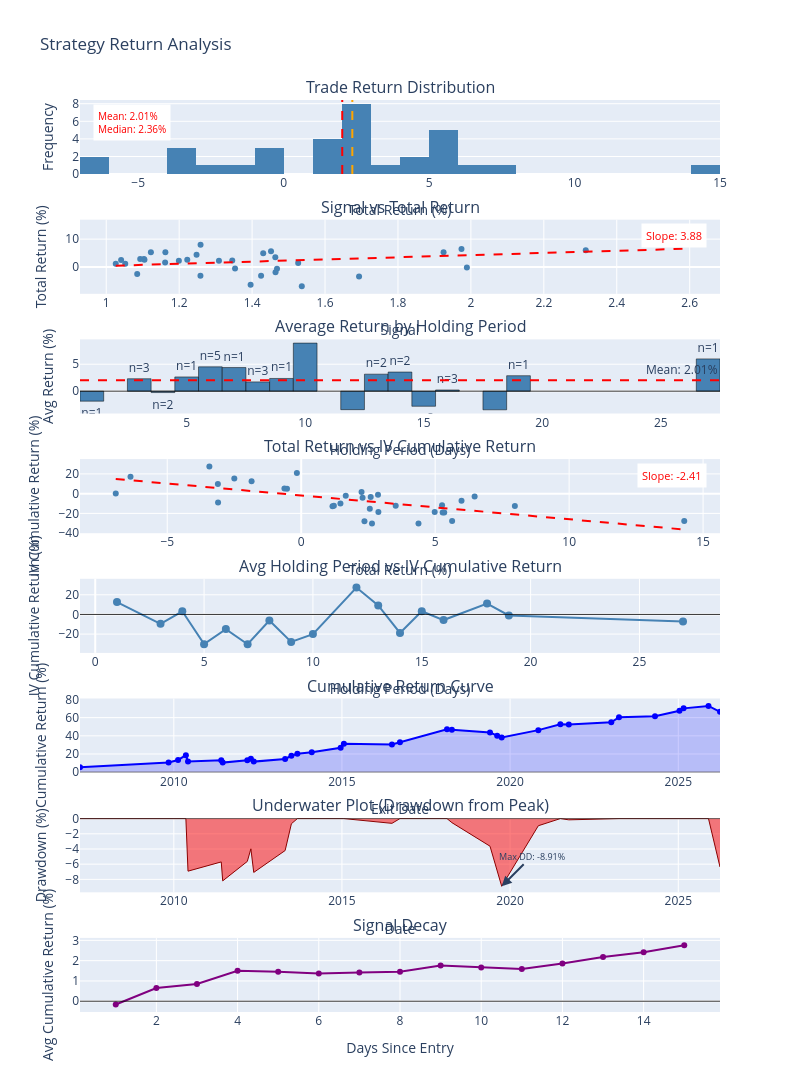

Notebook source saved alongside this figure:
### Code cell
trades,fig= strategy_return_distribution(df, position_scaling=True)
fig.show()

### Figure 1 — Plotly figure (JSON) as saved in the notebook; plotly's stock layout.template omitted (floating-point values rounded to 4 significant figures)
{"data": [{"hovertemplate": "Return: %{x:.2f}%<br>Count: %{y}<extra></extra>", "marker": {"color": "steelblue", "line": {"color": "black"}}, "name": "Returns", "nbinsx": 30, "type": "histogram", "x": [5.338, 5.257, 2.867, 5.279, -6.922, 1.219, -2.497, 2.56, 1.662, -3.11, 2.881, 3.527, 2.29, 1.464, 4.982, 4.377, -0.6254, 2.361, 14.3, -0.5308, -3.103, -3.428, -1.852, 7.974, 6.473, -0.1615, 2.252, 5.633, 1.168, 5.984, 2.594, 2.642, -6.371], "xaxis": "x", "yaxis": "y"}, {"hovertemplate": "Date: %{text}<br>Signal: %{x:.3f}<br>Return: %{y:.2f}%<extra></extra>", "marker": {"color": "steelblue", "line": {"color": "black"}}, "mode": "markers", "name": "Trades", "text": ["2007-03-02", "2009-10-30", "2010-01-28", "2010-05-06", "2010-05-19", "2011-05-23", "2011-06-01", "2012-03-06", "2012-04-09", "2012-05-14", "2013-04-18", "2013-06-21", "2013-08-27", "2014-01-24", "2014-12-15", "2015-01-15", "2016-06-24", "2016-09-13", "2018-02-05", "2018-03-22", "2019-05-13", "2019-08-02", "2019-10-01", "2020-10-28", "2021-06-17", "2021-09-17", "2022-12-19", "2023-03-15", "2024-04-17", "2024-12-18", "2025-02-24", "2025-11-20", "2026-03-12"], "type": "scatter", "x": [1.925, 1.122, 1.103, 1.162, 1.536, 1.026, 1.085, 1.041, 1.161, 1.258, 1.093, 1.464, 1.309, 1.526, 1.43, 1.248, 1.468, 1.346, 2.585, 1.353, 1.425, 1.693, 1.464, 1.259, 1.974, 1.989, 1.199, 1.452, 1.052, 2.315, 1.222, 1.105, 1.396], "xaxis": "x2", "y": [5.338, 5.257, 2.867, 5.279, -6.922, 1.219, -2.497, 2.56, 1.662, -3.11, 2.881, 3.527, 2.29, 1.464, 4.982, 4.377, -0.6254, 2.361, 14.3, -0.5308, -3.103, -3.428, -1.852, 7.974, 6.473, -0.1615, 2.252, 5.633, 1.168, 5.984, 2.594, 2.642, -6.371], "yaxis": "y2"}, {"line": {"color": "red", "dash": "dash"}, "mode": "lines", "name": "Trend (slope: 3.88)", "type": "scatter", "x": [1.026, 1.042, 1.058, 1.073, 1.089, 1.105, 1.121, 1.136, 1.152, 1.168, 1.184, 1.199, 1.215, 1.231, 1.247, 1.262, 1.278, 1.294, 1.31, 1.325, 1.341, 1.357, 1.373, 1.388, 1.404, 1.42, 1.436, 1.451, 1.467, 1.483, 1.499, 1.514, 1.53, 1.546, 1.562, 1.577, 1.593, 1.609, 1.624, 1.64, 1.656, 1.672, 1.687, 1.703, 1.719, 1.735, 1.75, 1.766, 1.782, 1.798, 1.813, 1.829, 1.845, 1.861, 1.876, 1.892, 1.908, 1.924, 1.939, 1.955, 1.971, 1.987, 2.002, 2.018, 2.034, 2.05, 2.065, 2.081, 2.097, 2.113, 2.128, 2.144, 2.16, 2.176, 2.191, 2.207, 2.223, 2.239, 2.254, 2.27, 2.286, 2.302, 2.317, 2.333, 2.349, 2.365, 2.38, 2.396, 2.412, 2.428, 2.443, 2.459, 2.475, 2.491, 2.506, 2.522, 2.538, 2.554, 2.569, 2.585], "xaxis": "x2", "y": [0.494, 0.5551, 0.6163, 0.6774, 0.7385, 0.7996, 0.8608, 0.9219, 0.983, 1.044, 1.105, 1.166, 1.228, 1.289, 1.35, 1.411, 1.472, 1.533, 1.594, 1.655, 1.717, 1.778, 1.839, 1.9, 1.961, 2.022, 2.083, 2.144, 2.206, 2.267, 2.328, 2.389, 2.45, 2.511, 2.572, 2.633, 2.695, 2.756, 2.817, 2.878, 2.939, 3.0, 3.061, 3.122, 3.184, 3.245, 3.306, 3.367, 3.428, 3.489, 3.55, 3.611, 3.673, 3.734, 3.795, 3.856, 3.917, 3.978, 4.039, 4.1, 4.162, 4.223, 4.284, 4.345, 4.406, 4.467, 4.528, 4.589, 4.651, 4.712, 4.773, 4.834, 4.895, 4.956, 5.017, 5.078, 5.14, 5.201, 5.262, 5.323, 5.384, 5.445, 5.506, 5.567, 5.629, 5.69, 5.751, 5.812, 5.873, 5.934, 5.995, 6.056, 6.118, 6.179, 6.24, 6.301, 6.362, 6.423, 6.484, 6.545], "yaxis": "y2"}, {"hovertemplate": "Holding: %{x} days<br>Avg Return: %{y:.2f}%<extra></extra>", "marker": {"color": "steelblue", "line": {"color": "black"}}, "name": "Avg Return", "text": ["n=1", "n=3", "n=2", "n=1", "n=5", "n=1", "n=3", "n=1", "n=2", "n=1", "n=2", "n=2", "n=2", "n=3", "n=2", "n=1", "n=1"], "textposition": "outside", "type": "bar", "x": [1, 3, 4, 5, 6, 7, 8, 9, 10, 12, 13, 14, 15, 16, 18, 19, 27], "xaxis": "x3", "y": [-1.852, 2.306, -0.258, 2.642, 4.512, 4.377, 1.724, 2.361, 8.912, -3.428, 3.156, 3.549, -2.8, 0.2228, -3.451, 2.867, 5.984], "yaxis": "y3"}, {"hovertemplate": "Date: %{text}<br>Total Return: %{x:.2f}%<br>IV Cumulative Return: %{y:.2f}%<extra></extra>", "marker": {"color": "steelblue", "line": {"color": "black"}}, "mode": "markers", "name": "Trades", "text": ["2007-03-02", "2009-10-30", "2010-01-28", "2010-05-06", "2010-05-19", "2011-05-23", "2011-06-01", "2012-03-06", "2012-04-09", "2012-05-14", "2013-04-18", "2013-06-21", "2013-08-27", "2014-01-24", "2014-12-15", "2015-01-15", "2016-06-24", "2016-09-13", "2018-02-05", "2018-03-22", "2019-05-13", "2019-08-02", "2019-10-01", "2020-10-28", "2021-06-17", "2021-09-17", "2022-12-19", "2023-03-15", "2024-04-17", "2024-12-18", "2025-02-24", "2025-11-20", "2026-03-12"], "type": "scatter", "x": [5.338, 5.257, 2.867, 5.279, -6.922, 1.219, -2.497, 2.56, 1.662, -3.11, 2.881, 3.527, 2.29, 1.464, 4.982, 4.377, -0.6254, 2.361, 14.3, -0.5308, -3.103, -3.428, -1.852, 7.974, 6.473, -0.1615, 2.252, 5.633, 1.168, 5.984, 2.594, 2.642, -6.371], "xaxis": "x4", "y": [-19.14, -11.76, -1.032, -19.22, 0.2061, -12.21, 15.37, -15.39, -2.122, 9.67, -18.53, -12.26, -4.081, -9.93, -18.6, -30.3, 5.292, -27.98, -27.75, 4.907, -8.923, 27.44, 12.6, -12.43, -2.773, 21.01, 1.771, -27.81, -12.73, -7.214, -3.278, -30.23, 17.22], "yaxis": "y4"}, {"line": {"color": "red", "dash": "dash"}, "mode": "lines", "name": "Trend (slope: -2.41)", "type": "scatter", "x": [-6.922, -6.708, -6.493, -6.279, -6.065, -5.85, -5.636, -5.422, -5.207, -4.993, -4.779, -4.564, -4.35, -4.136, -3.921, -3.707, -3.493, -3.278, -3.064, -2.85, -2.635, -2.421, -2.207, -1.992, -1.778, -1.564, -1.349, -1.135, -0.9207, -0.7064, -0.492, -0.2777, -0.06338, 0.151, 0.3653, 0.5796, 0.7939, 1.008, 1.223, 1.437, 1.651, 1.866, 2.08, 2.294, 2.509, 2.723, 2.937, 3.152, 3.366, 3.58, 3.795, 4.009, 4.223, 4.438, 4.652, 4.866, 5.081, 5.295, 5.509, 5.724, 5.938, 6.152, 6.367, 6.581, 6.795, 7.009, 7.224, 7.438, 7.652, 7.867, 8.081, 8.295, 8.51, 8.724, 8.938, 9.153, 9.367, 9.581, 9.796, 10.01, 10.22, 10.44, 10.65, 10.87, 11.08, 11.3, 11.51, 11.72, 11.94, 12.15, 12.37, 12.58, 12.8, 13.01, 13.23, 13.44, 13.65, 13.87, 14.08, 14.3], "xaxis": "x4", "y": [14.89, 14.38, 13.86, 13.34, 12.83, 12.31, 11.79, 11.27, 10.76, 10.24, 9.722, 9.204, 8.687, 8.17, 7.653, 7.135, 6.618, 6.101, 5.584, 5.066, 4.549, 4.032, 3.514, 2.997, 2.48, 1.963, 1.445, 0.9281, 0.4109, -0.1064, -0.6237, -1.141, -1.658, -2.175, -2.693, -3.21, -3.727, -4.245, -4.762, -5.279, -5.796, -6.314, -6.831, -7.348, -7.865, -8.383, -8.9, -9.417, -9.934, -10.45, -10.97, -11.49, -12.0, -12.52, -13.04, -13.56, -14.07, -14.59, -15.11, -15.62, -16.14, -16.66, -17.18, -17.69, -18.21, -18.73, -19.25, -19.76, -20.28, -20.8, -21.31, -21.83, -22.35, -22.87, -23.38, -23.9, -24.42, -24.94, -25.45, -25.97, -26.49, -27.0, -27.52, -28.04, -28.56, -29.07, -29.59, -30.11, -30.63, -31.14, -31.66, -32.18, -32.69, -33.21, -33.73, -34.25, -34.76, -35.28, -35.8, -36.31], "yaxis": "y4"}, {"hovertemplate": "Holding: %{x} days<br>Avg IV Return: %{y:.2f}%<extra></extra>", "marker": {"color": "steelblue", "line": {"color": "black"}, "size": 8}, "mode": "markers+lines", "name": "Avg IV Return", "text": ["n=1", "n=3", "n=2", "n=1", "n=5", "n=1", "n=3", "n=1", "n=2", "n=1", "n=2", "n=2", "n=2", "n=3", "n=2", "n=1", "n=1"], "type": "scatter", "x": [1, 3, 4, 5, 6, 7, 8, 9, 10, 12, 13, 14, 15, 16, 18, 19, 27], "xaxis": "x5", "y": [12.6, -9.566, 3.196, -30.23, -14.93, -30.3, -6.139, -27.98, -20.01, 27.44, 9.12, -18.87, 3.221, -5.72, 11.06, -1.032, -7.214], "yaxis": "y5"}, {"fill": "tozeroy", "fillcolor": "rgba(0,0,255,0.2)", "hovertemplate": "Date: %{x}<br>Cumulative: %{y:.2f}%<extra></extra>", "line": {"color": "blue", "width": 2}, "mode": "lines+markers", "name": "Cumulative Return", "type": "scatter", "x": ["2007-03-19T00:00:00.000000000", "2009-11-05T00:00:00.000000000", "2010-02-16T00:00:00.000000000", "2010-05-12T00:00:00.000000000", "2010-06-04T00:00:00.000000000", "2011-05-31T00:00:00.000000000", "2011-06-16T00:00:00.000000000", "2012-03-09T00:00:00.000000000", "2012-04-17T00:00:00.000000000", "2012-05-18T00:00:00.000000000", "2013-04-24T00:00:00.000000000", "2013-07-01T00:00:00.000000000", "2013-09-04T00:00:00.000000000", "2014-02-07T00:00:00.000000000", "2014-12-18T00:00:00.000000000", "2015-01-22T00:00:00.000000000", "2016-06-27T00:00:00.000000000", "2016-09-22T00:00:00.000000000", "2018-02-15T00:00:00.000000000", "2018-04-09T00:00:00.000000000", "2019-05-28T00:00:00.000000000", "2019-08-14T00:00:00.000000000", "2019-10-02T00:00:00.000000000", "2020-11-03T00:00:00.000000000", "2021-06-30T00:00:00.000000000", "2021-09-30T00:00:00.000000000", "2023-01-04T00:00:00.000000000", "2023-03-29T00:00:00.000000000", "2024-04-23T00:00:00.000000000", "2025-01-14T00:00:00.000000000", "2025-02-28T00:00:00.000000000", "2025-11-25T00:00:00.000000000", "2026-03-30T00:00:00.000000000"], "xaxis": "x6", "y": [5.338, 10.59, 13.46, 18.74, 11.82, 13.04, 10.54, 13.1, 14.76, 11.65, 14.54, 18.06, 20.35, 21.82, 26.8, 31.18, 30.55, 32.91, 47.21, 46.68, 43.57, 40.15, 38.3, 46.27, 52.74, 52.58, 54.83, 60.47, 61.63, 67.62, 70.21, 72.85, 66.48], "yaxis": "y6"}, {"fill": "tozeroy", "fillcolor": "rgba(255,0,0,0.5)", "hovertemplate": "Date: %{x}<br>Drawdown: %{y:.2f}%<extra></extra>", "line": {"color": "darkred", "width": 1}, "mode": "lines", "name": "Drawdown", "type": "scatter", "x": ["2007-03-19T00:00:00.000000000", "2009-11-05T00:00:00.000000000", "2010-02-16T00:00:00.000000000", "2010-05-12T00:00:00.000000000", "2010-06-04T00:00:00.000000000", "2011-05-31T00:00:00.000000000", "2011-06-16T00:00:00.000000000", "2012-03-09T00:00:00.000000000", "2012-04-17T00:00:00.000000000", "2012-05-18T00:00:00.000000000", "2013-04-24T00:00:00.000000000", "2013-07-01T00:00:00.000000000", "2013-09-04T00:00:00.000000000", "2014-02-07T00:00:00.000000000", "2014-12-18T00:00:00.000000000", "2015-01-22T00:00:00.000000000", "2016-06-27T00:00:00.000000000", "2016-09-22T00:00:00.000000000", "2018-02-15T00:00:00.000000000", "2018-04-09T00:00:00.000000000", "2019-05-28T00:00:00.000000000", "2019-08-14T00:00:00.000000000", "2019-10-02T00:00:00.000000000", "2020-11-03T00:00:00.000000000", "2021-06-30T00:00:00.000000000", "2021-09-30T00:00:00.000000000", "2023-01-04T00:00:00.000000000", "2023-03-29T00:00:00.000000000", "2024-04-23T00:00:00.000000000", "2025-01-14T00:00:00.000000000", "2025-02-28T00:00:00.000000000", "2025-11-25T00:00:00.000000000", "2026-03-30T00:00:00.000000000"], "xaxis": "x7", "y": [0.0, 0.0, 0.0, 0.0, -6.922, -5.703, -8.199, -5.639, -3.977, -7.087, -4.206, -0.6785, 0.0, 0.0, 0.0, 0.0, -0.6254, 0.0, 0.0, -0.5308, -3.634, -7.062, -8.913, -0.9395, 0.0, -0.1615, 0.0, 0.0, 0.0, 0.0, 0.0, 0.0, -6.371], "yaxis": "y7"}, {"hovertemplate": "Day: %{x}<br>Avg Cumulative Return: %{y:.2f}%<extra></extra>", "line": {"color": "purple"}, "mode": "lines+markers", "name": "Signal Decay", "type": "scatter", "x": [1, 2, 3, 4, 5, 6, 7, 8, 9, 10, 11, 12, 13, 14, 15], "xaxis": "x8", "y": [-0.1634, 0.6517, 0.8497, 1.501, 1.455, 1.365, 1.414, 1.449, 1.76, 1.661, 1.587, 1.856, 2.185, 2.415, 2.754], "yaxis": "y8"}], "layout": {"annotations": [{"font": {"size": 16}, "showarrow": false, "text": "Trade Return Distribution", "x": 0.5, "xanchor": "center", "xref": "paper", "y": 1, "yanchor": "bottom", "yref": "paper"}, {"font": {"size": 16}, "showarrow": false, "text": "Signal vs Total Return", "x": 0.5, "xanchor": "center", "xref": "paper", "y": 0.8687, "yanchor": "bottom", "yref": "paper"}, {"font": {"size": 16}, "showarrow": false, "text": "Average Return by Holding Period", "x": 0.5, "xanchor": "center", "xref": "paper", "y": 0.7375, "yanchor": "bottom", "yref": "paper"}, {"font": {"size": 16}, "showarrow": false, "text": "Total Return vs IV Cumulative Return", "x": 0.5, "xanchor": "center", "xref": "paper", "y": 0.6062, "yanchor": "bottom", "yref": "paper"}, {"font": {"size": 16}, "showarrow": false, "text": "Avg Holding Period vs IV Cumulative Return", "x": 0.5, "xanchor": "center", "xref": "paper", "y": 0.475, "yanchor": "bottom", "yref": "paper"}, {"font": {"size": 16}, "showarrow": false, "text": "Cumulative Return Curve", "x": 0.5, "xanchor": "center", "xref": "paper", "y": 0.3437, "yanchor": "bottom", "yref": "paper"}, {"font": {"size": 16}, "showarrow": false, "text": "Underwater Plot (Drawdown from Peak)", "x": 0.5, "xanchor": "center", "xref": "paper", "y": 0.2125, "yanchor": "bottom", "yref": "paper"}, {"font": {"size": 16}, "showarrow": false, "text": "Signal Decay", "x": 0.5, "xanchor": "center", "xref": "paper", "y": 0.08125, "yanchor": "bottom", "yref": "paper"}, {"align": "left", "bgcolor": "white", "borderpad": 4, "font": {"color": "red", "size": 10}, "showarrow": false, "text": "Mean: 2.01%<br>Median: 2.36%", "x": 0.02, "xref": "x domain", "y": 0.95, "yref": "y domain"}, {"align": "right", "bgcolor": "white", "borderpad": 4, "font": {"color": "red", "size": 11}, "showarrow": false, "text": "Slope: 3.88", "x": 0.98, "xref": "x2 domain", "y": 0.95, "yref": "y2 domain"}, {"showarrow": false, "text": "Mean: 2.01%", "x": 1, "xanchor": "right", "xref": "x3 domain", "y": 2.015, "yanchor": "bottom", "yref": "y3"}, {"align": "right", "bgcolor": "white", "borderpad": 4, "font": {"color": "red", "size": 11}, "showarrow": false, "text": "Slope: -2.41", "x": 0.98, "xref": "x4 domain", "y": 0.95, "yref": "y4 domain"}, {"arrowhead": 2, "arrowsize": 1, "arrowwidth": 2, "ax": 30, "ay": -30, "font": {"size": 9}, "showarrow": true, "text": "Max DD: -8.91%", "x": "2019-10-02T00:00:00-04:00", "xref": "x7", "y": -8.913, "yref": "y7"}], "height": 3200, "shapes": [{"line": {"color": "red", "dash": "dash"}, "type": "line", "x0": 2.015, "x1": 2.015, "xref": "x", "y0": 0, "y1": 1, "yref": "y domain"}, {"line": {"color": "orange", "dash": "dash"}, "type": "line", "x0": 2.361, "x1": 2.361, "xref": "x", "y0": 0, "y1": 1, "yref": "y domain"}, {"line": {"color": "black", "width": 0.8}, "type": "line", "x0": 0, "x1": 1, "xref": "x3 domain", "y0": 0, "y1": 0, "yref": "y3"}, {"line": {"color": "red", "dash": "dash"}, "type": "line", "x0": 0, "x1": 1, "xref": "x3 domain", "y0": 2.015, "y1": 2.015, "yref": "y3"}, {"line": {"color": "black", "width": 0.8}, "type": "line", "x0": 0, "x1": 1, "xref": "x5 domain", "y0": 0, "y1": 0, "yref": "y5"}, {"line": {"color": "black", "width": 0.8}, "type": "line", "x0": 0, "x1": 1, "xref": "x6 domain", "y0": 0, "y1": 0, "yref": "y6"}, {"line": {"color": "black", "width": 0.8}, "type": "line", "x0": 0, "x1": 1, "xref": "x7 domain", "y0": 0, "y1": 0, "yref": "y7"}, {"line": {"color": "black", "width": 0.8}, "type": "line", "x0": 0, "x1": 1, "xref": "x8 domain", "y0": 0, "y1": 0, "yref": "y8"}], "showlegend": false, "title": {"text": "Strategy Return Analysis"}, "width": 800, "xaxis": {"anchor": "y", "domain": [0, 1], "title": {"text": "Total Return (%)"}}, "xaxis2": {"anchor": "y2", "domain": [0, 1], "title": {"text": "Signal"}}, "xaxis3": {"anchor": "y3", "domain": [0, 1], "title": {"text": "Holding Period (Days)"}}, "xaxis4": {"anchor": "y4", "domain": [0, 1], "title": {"text": "Total Return (%)"}}, "xaxis5": {"anchor": "y5", "domain": [0, 1], "title": {"text": "Holding Period (Days)"}}, "xaxis6": {"anchor": "y6", "domain": [0, 1], "title": {"text": "Exit Date"}}, "xaxis7": {"anchor": "y7", "domain": [0, 1], "title": {"text": "Date"}}, "xaxis8": {"anchor": "y8", "domain": [0, 1], "title": {"text": "Days Since Entry"}}, "yaxis": {"anchor": "x", "domain": [0.9187, 1], "title": {"text": "Frequency"}}, "yaxis2": {"anchor": "x2", "domain": [0.7875, 0.8687], "title": {"text": "Total Return (%)"}}, "yaxis3": {"anchor": "x3", "domain": [0.6562, 0.7375], "title": {"text": "Avg Return (%)"}}, "yaxis4": {"anchor": "x4", "domain": [0.525, 0.6062], "title": {"text": "IV Cumulative Return (%)"}}, "yaxis5": {"anchor": "x5", "domain": [0.3937, 0.475], "title": {"text": "IV Cumulative Return (%)"}}, "yaxis6": {"anchor": "x6", "domain": [0.2625, 0.3437], "title": {"text": "Cumulative Return (%)"}}, "yaxis7": {"anchor": "x7", "domain": [0.1312, 0.2125], "title": {"text": "Drawdown (%)"}}, "yaxis8": {"anchor": "x8", "domain": [0, 0.08125], "title": {"text": "Avg Cumulative Return (%)"}}}}
